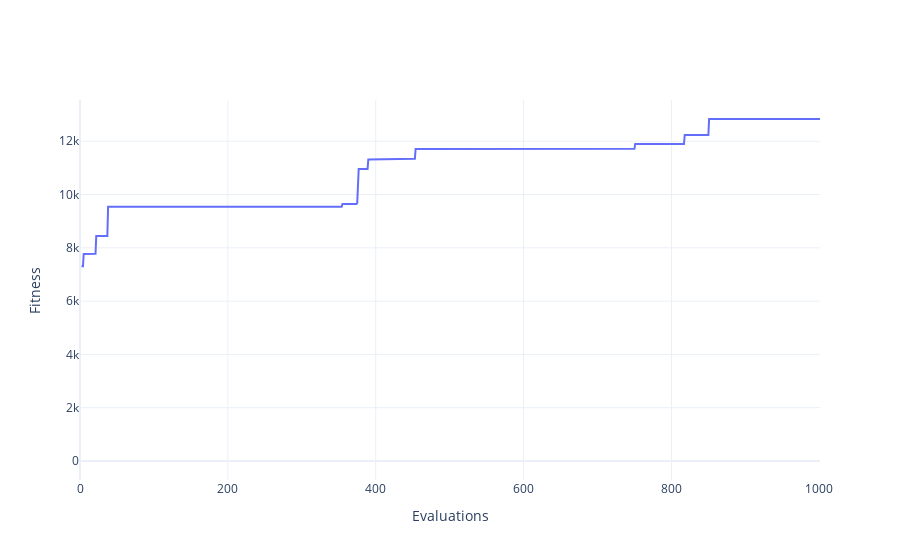
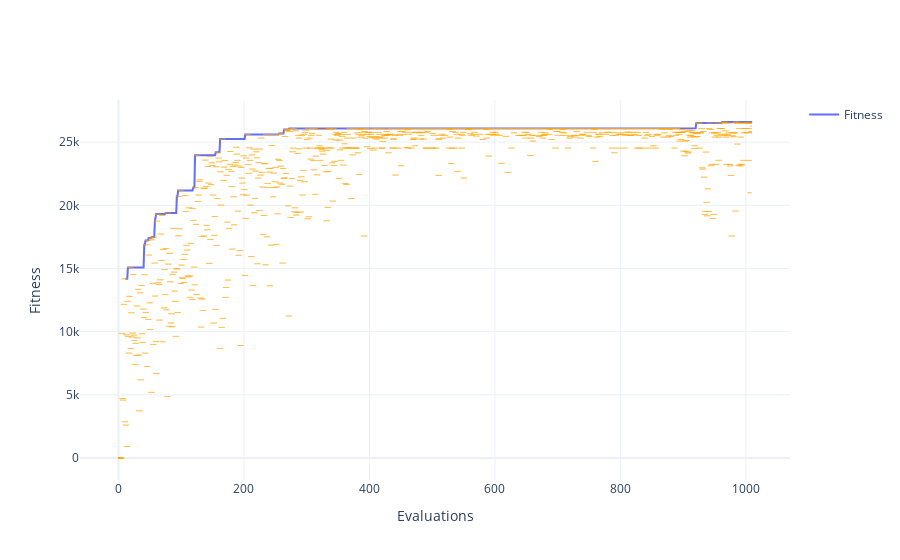
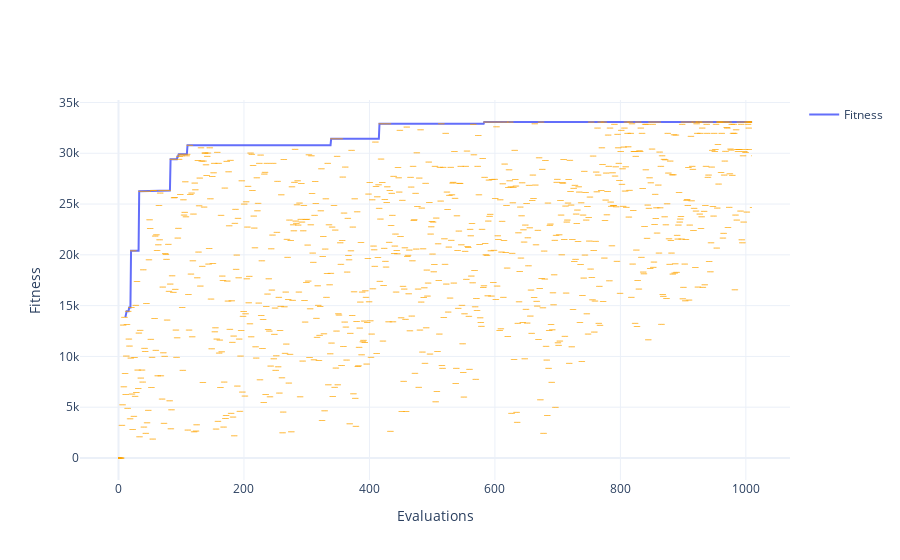

The cell these charts' notebook holds for them, in order:
### Code cell
# VIS 1

for algo_name, algo_instance in groupB.items():
    algo_instance.optimise()
    print(f"Algo: {algo_name}\nBest Fitness: {algo_instance.best_fitness}\nBest Params: {algo_instance.best_params}")
    algo_instance.plot().show()

### Figure 1 — Plotly figure (JSON) as saved in the notebook; plotly's stock layout.template omitted (floating-point values rounded to 4 significant figures; data arrays with more than 128 entries replaced by an {"elided": "..."} marker saying what was removed)
{"data": [{"mode": "lines", "name": "Fitness", "type": "scatter", "y": {"elided": "1002 float values"}}], "layout": {"xaxis": {"title": {"text": "Evaluations"}}, "yaxis": {"title": {"text": "Fitness"}}}}

### Figure 2 — Plotly figure (JSON) as saved in the notebook; plotly's stock layout.template omitted (floating-point values rounded to 4 significant figures; data arrays with more than 128 entries replaced by an {"elided": "..."} marker saying what was removed)
{"data": [{"mode": "lines", "name": "Fitness", "type": "scatter", "y": {"elided": "1011 float values"}}, {"marker": {"color": "orange", "opacity": 0.75, "size": 1}, "mode": "markers", "name": "Agent 0", "showlegend": false, "type": "scatter", "y": {"elided": "1010 float values"}}, {"marker": {"color": "orange", "opacity": 0.75, "size": 1}, "mode": "markers", "name": "Agent 1", "showlegend": false, "type": "scatter", "y": {"elided": "1010 float values"}}, {"marker": {"color": "orange", "opacity": 0.75, "size": 1}, "mode": "markers", "name": "Agent 2", "showlegend": false, "type": "scatter", "y": {"elided": "1010 float values"}}, {"marker": {"color": "orange", "opacity": 0.75, "size": 1}, "mode": "markers", "name": "Agent 3", "showlegend": false, "type": "scatter", "y": {"elided": "1010 float values"}}, {"marker": {"color": "orange", "opacity": 0.75, "size": 1}, "mode": "markers", "name": "Agent 4", "showlegend": false, "type": "scatter", "y": {"elided": "1010 float values"}}, {"marker": {"color": "orange", "opacity": 0.75, "size": 1}, "mode": "markers", "name": "Agent 5", "showlegend": false, "type": "scatter", "y": {"elided": "1010 float values"}}, {"marker": {"color": "orange", "opacity": 0.75, "size": 1}, "mode": "markers", "name": "Agent 6", "showlegend": false, "type": "scatter", "y": {"elided": "1010 float values"}}, {"marker": {"color": "orange", "opacity": 0.75, "size": 1}, "mode": "markers", "name": "Agent 7", "showlegend": false, "type": "scatter", "y": {"elided": "1010 float values"}}, {"marker": {"color": "orange", "opacity": 0.75, "size": 1}, "mode": "markers", "name": "Agent 8", "showlegend": false, "type": "scatter", "y": {"elided": "1010 float values"}}, {"marker": {"color": "orange", "opacity": 0.75, "size": 1}, "mode": "markers", "name": "Agent 9", "showlegend": false, "type": "scatter", "y": {"elided": "1010 float values"}}], "layout": {"xaxis": {"title": {"text": "Evaluations"}}, "yaxis": {"title": {"text": "Fitness"}}}}

### Figure 3 — Plotly figure (JSON) as saved in the notebook; plotly's stock layout.template omitted (floating-point values rounded to 4 significant figures; data arrays with more than 128 entries replaced by an {"elided": "..."} marker saying what was removed)
{"data": [{"mode": "lines", "name": "Fitness", "type": "scatter", "y": {"elided": "1011 float values"}}, {"marker": {"color": "orange", "opacity": 0.75, "size": 1}, "mode": "markers", "name": "Agent 0", "showlegend": false, "type": "scatter", "y": {"elided": "1010 float values"}}, {"marker": {"color": "orange", "opacity": 0.75, "size": 1}, "mode": "markers", "name": "Agent 1", "showlegend": false, "type": "scatter", "y": {"elided": "1010 float values"}}, {"marker": {"color": "orange", "opacity": 0.75, "size": 1}, "mode": "markers", "name": "Agent 2", "showlegend": false, "type": "scatter", "y": {"elided": "1010 float values"}}, {"marker": {"color": "orange", "opacity": 0.75, "size": 1}, "mode": "markers", "name": "Agent 3", "showlegend": false, "type": "scatter", "y": {"elided": "1010 float values"}}, {"marker": {"color": "orange", "opacity": 0.75, "size": 1}, "mode": "markers", "name": "Agent 4", "showlegend": false, "type": "scatter", "y": {"elided": "1010 float values"}}, {"marker": {"color": "orange", "opacity": 0.75, "size": 1}, "mode": "markers", "name": "Agent 5", "showlegend": false, "type": "scatter", "y": {"elided": "1010 float values"}}, {"marker": {"color": "orange", "opacity": 0.75, "size": 1}, "mode": "markers", "name": "Agent 6", "showlegend": false, "type": "scatter", "y": {"elided": "1010 float values"}}, {"marker": {"color": "orange", "opacity": 0.75, "size": 1}, "mode": "markers", "name": "Agent 7", "showlegend": false, "type": "scatter", "y": {"elided": "1010 float values"}}, {"marker": {"color": "orange", "opacity": 0.75, "size": 1}, "mode": "markers", "name": "Agent 8", "showlegend": false, "type": "scatter", "y": {"elided": "1010 float values"}}, {"marker": {"color": "orange", "opacity": 0.75, "size": 1}, "mode": "markers", "name": "Agent 9", "showlegend": false, "type": "scatter", "y": {"elided": "1010 float values"}}], "layout": {"xaxis": {"title": {"text": "Evaluations"}}, "yaxis": {"title": {"text": "Fitness"}}}}
